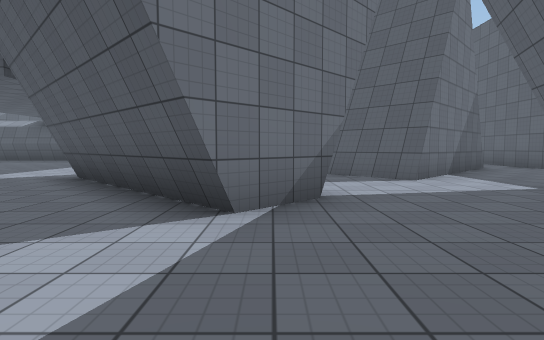
View 1 (above)

24 first-person views from a walk through a 3-D level made in the Unity game engine. The camera is 1.2 m above the floor, tilts 4° down and sees 80° across. The floor is counted in squares, 2 m on a side. Each view is taken from the middle of a square. On the plan, view 1 faces up. The plan holds only what a view shows up to about 10 squares ahead; the rest is blank. The place goes on beyond the plan. Surface patterns are stand-ins for the level's own textures.

View 2
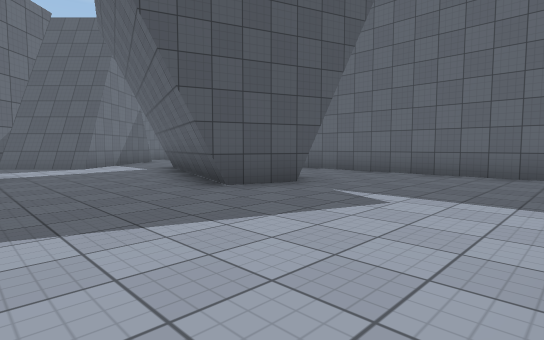

View 3
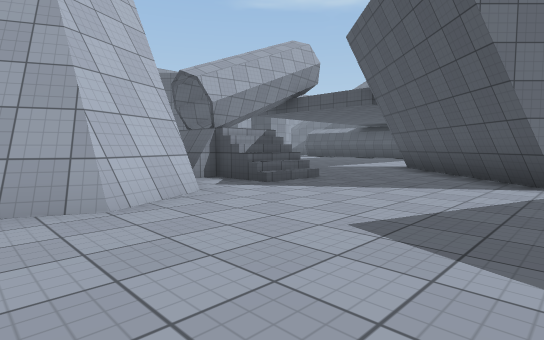

View 4
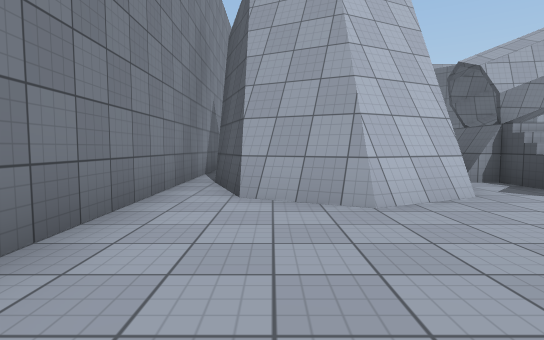

View 5
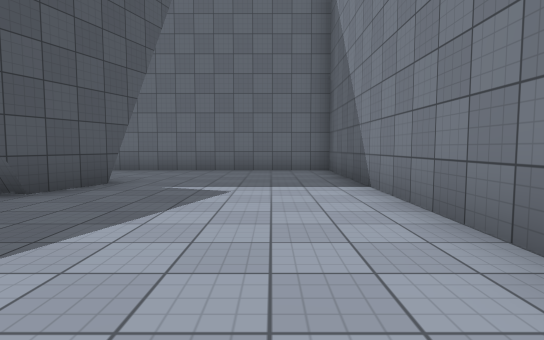

View 6
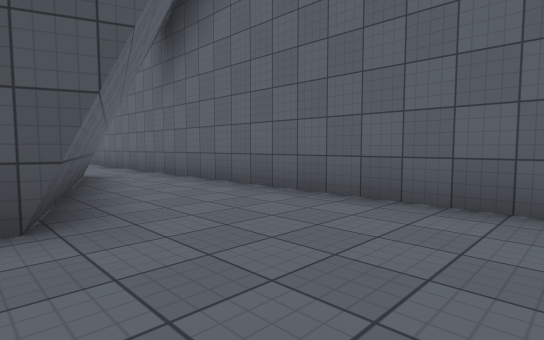

View 7
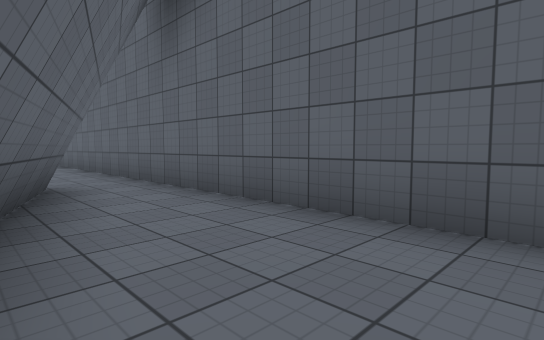

View 8
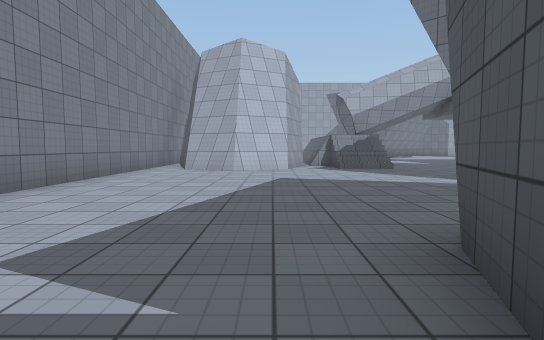

View 9
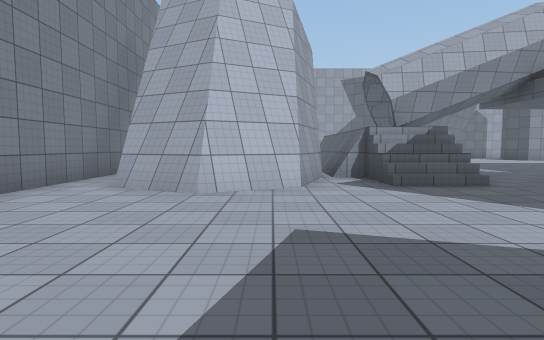

View 10
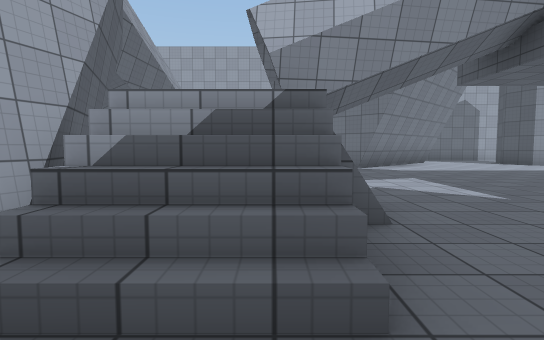

View 11
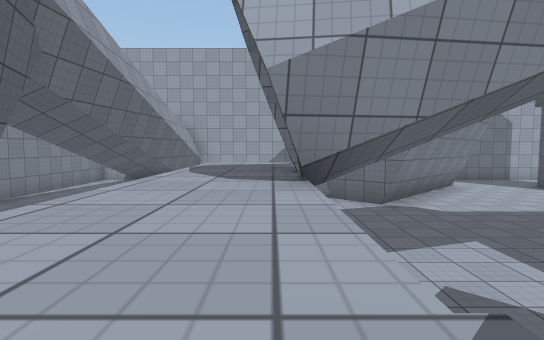

View 12
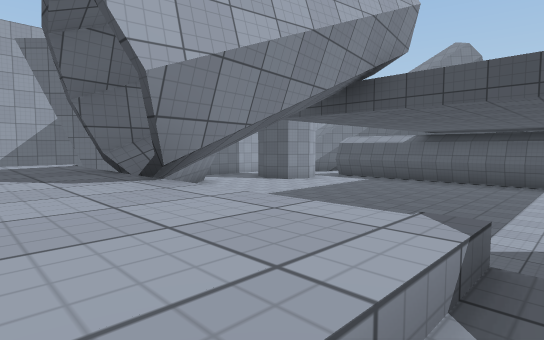

View 13
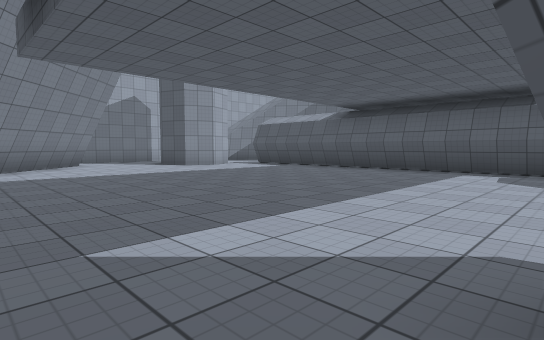

View 14
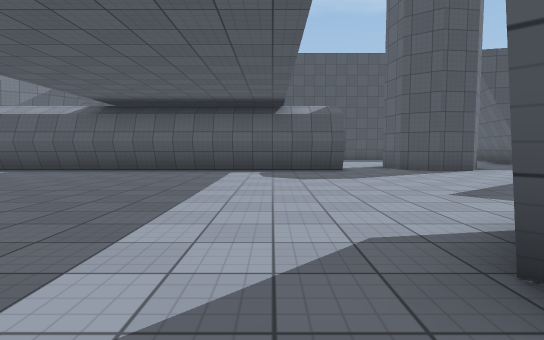

View 15
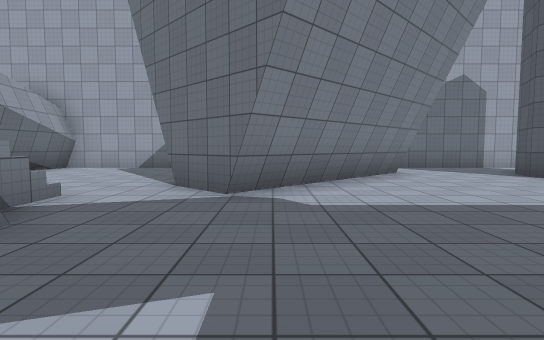

View 16
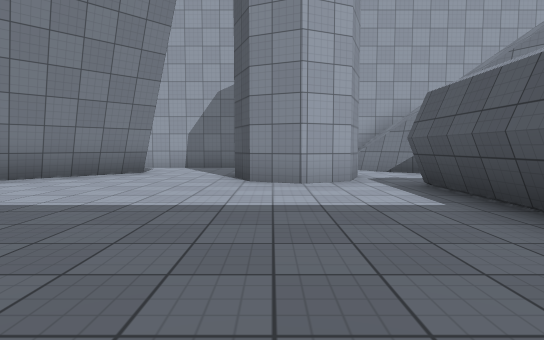

View 17
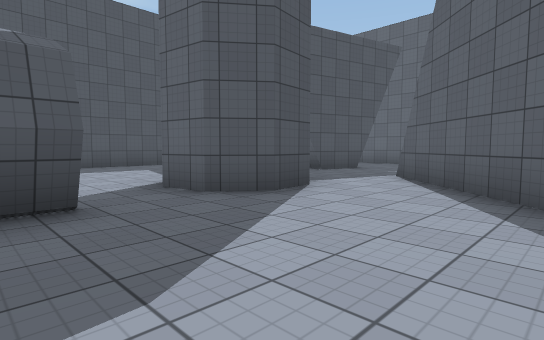

View 18
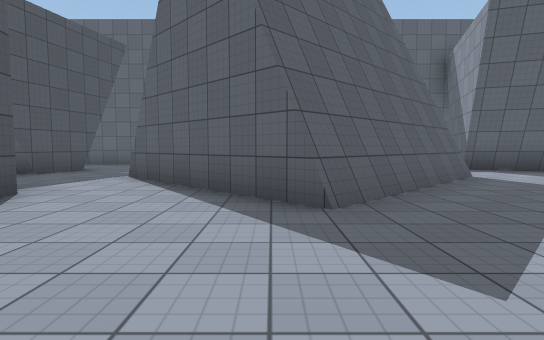

View 19
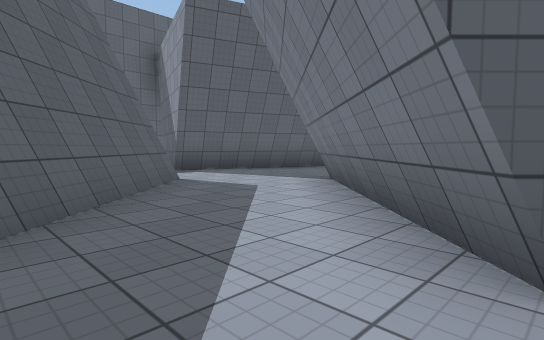

View 20
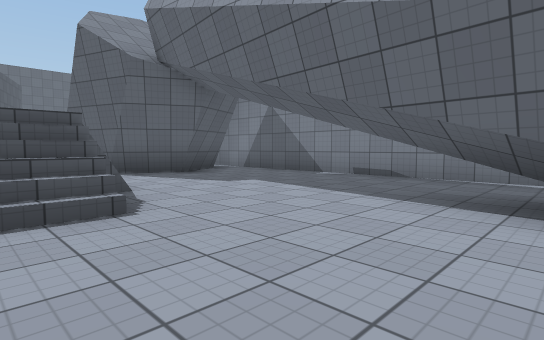

View 21
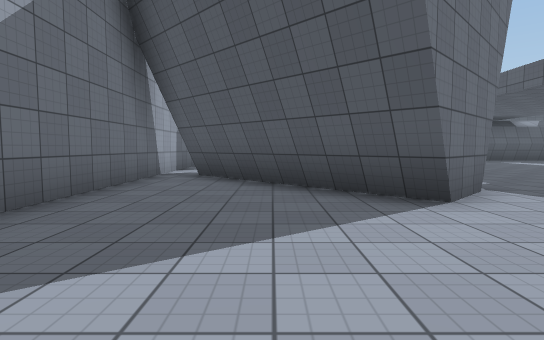

View 22
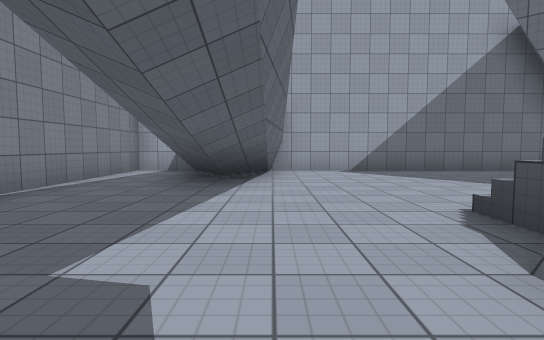

View 23
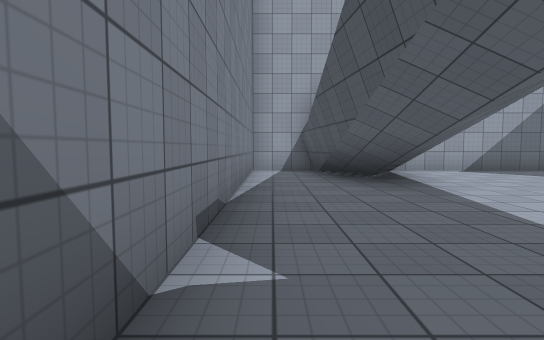

View 24
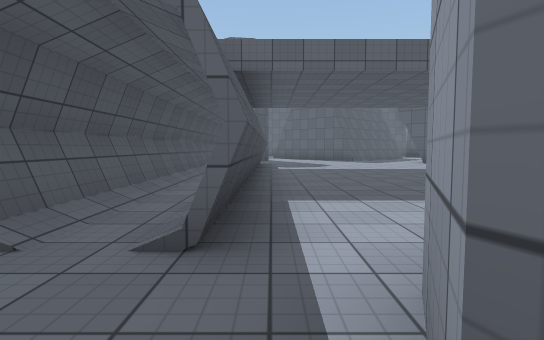

### Floor plan
Key: @ floor where view 1 was taken; # wall or solid block; x gap in a wall; . main floor; : floor 2 m higher than the main floor; / step, stairs or slope.
Columns run from 18 left of view 1 to 8 right of it. Each row starts with its distance up from view 1.
 21                  ##
 20                  ..
 19                 ...
 18                 ...
 17                 ..
 16                ...   ##
 15  #   ######### ..#  ..#.
 14  ##.......    ...##.....
 13 ##...##########.......
 12 #..##...............##
 11 #..##..............##
 10 #.................##     .#
  9 #.................##  ###.#
  8 #..#...............####...#
  7 #x###..........##...##....#
  6 #.####........####...#....#
  5 #..####........####.......#
  4 #...##..........###...###.#
  3 #....... ####....#....###.#
  2 #.....//:#/#://.......##..#
  1 #...../////////......###..#
  0 #.........  #/....@...##..#
 -1 #####.....#####...........#
 -2  #####....## ##...........#
 -3 ####......#####...........#
 -4 #...........x.............#
 -5 ###########################

Where each view was taken, in squares from view 1:
view 1: 0 up, 0 right, facing up
view 2: 4 down, 0 right, facing up-right
view 3: 3 down, 0 right, facing up-left
view 4: 3 down, 0 right, facing left
view 5: 3 down, 1 left, facing right
view 6: 3 down, 4 right, facing up-right
view 7: 1 down, 5 right, facing up-right
view 8: 1 down, 5 right, facing left
view 9: 1 down, 1 right, facing left
view 10: 2 up, 3 left, facing left
view 11: 2 up, 5 left, facing left
view 12: 1 up, 5 left, facing up-left
view 13: 5 up, 4 left, facing up-left
view 14: 5 up, 5 left, facing up
view 15: 5 up, 8 left, facing left
view 16: 11 up, 8 left, facing left
view 17: 10 up, 4 left, facing up-right
view 18: 10 up, 4 left, facing right
view 19: 9 up, 3 left, facing down-right
view 20: 2 up, 15 left, facing down-right
view 21: 0 up, 15 left, facing up
view 22: 1 down, 9 left, facing left
view 23: 4 down, 9 left, facing left
view 24: 13 up, 15 left, facing right
